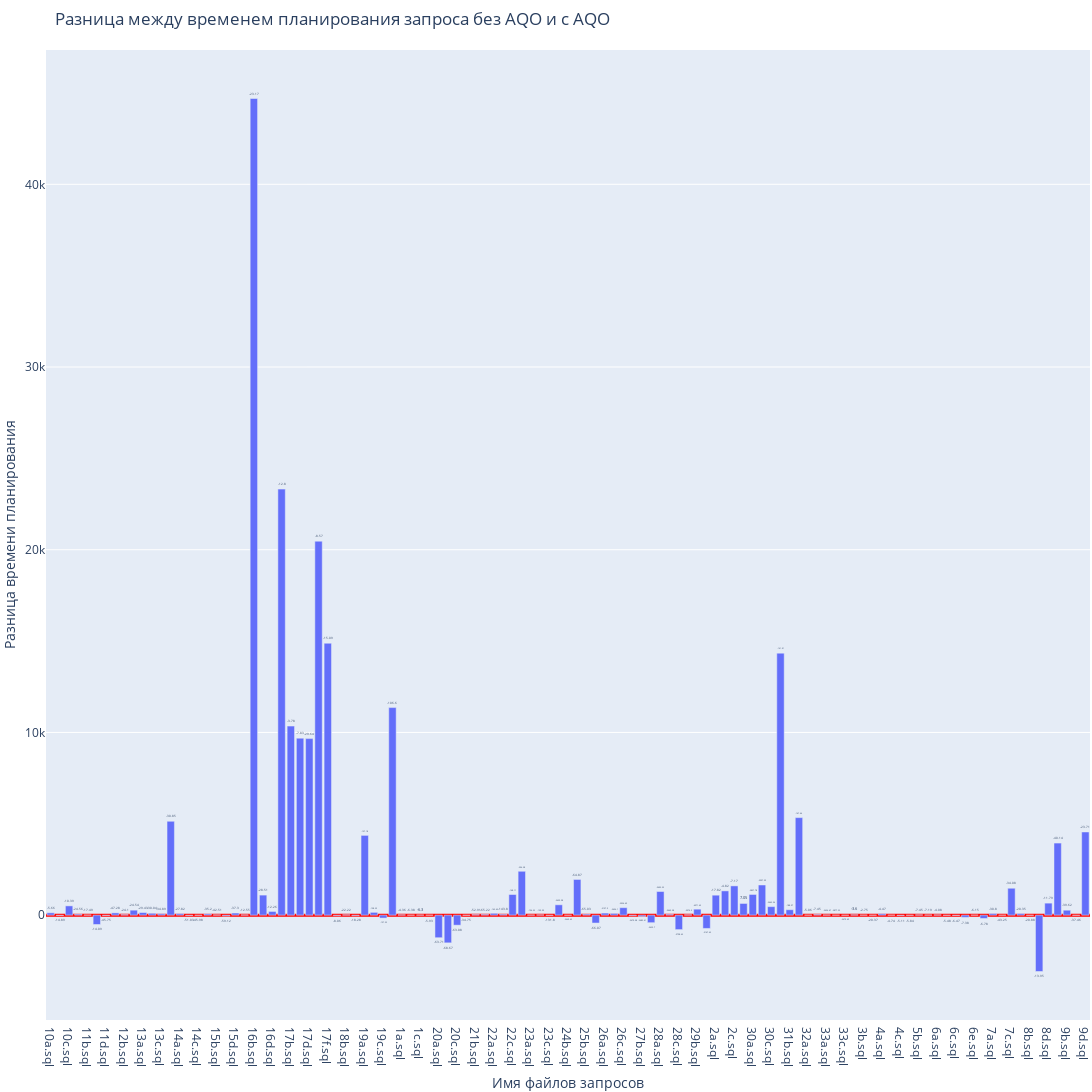

The code cell stored with this chart in its notebook:
### Code cell
fig = go.Figure()
fig.add_trace(go.Bar(x = ox, y = val_disable - val_control, text=round(df['plan_time_avg_disabled'] - df['plan_time_control'],2), textposition='outside'))
fig.update_yaxes(zeroline=True, zerolinewidth=3, zerolinecolor='red')
fig.update_layout(legend_orientation="h",
                  legend=dict(x=.5, xanchor="center"),
                  title="Разница между временем планирования запроса без AQO и с AQO",
                  xaxis_title="Имя файлов запросов",
                  yaxis_title="Разница времени планирования",
                  margin=dict(l=0, r=0, t=50, b=0))
fig.update_layout(width=3000, height = 1200)
fig.show()

### Figure 1 — Plotly figure (JSON) as saved in the notebook; plotly's stock layout.template omitted (floating-point values rounded to 4 significant figures)
{"data": [{"text": [-5.66, -14.89, -10.39, -24.56, -17.49, -14.09, -45.75, -47.28, -24.1, -24.54, -29.43, -30.04, -34.89, -30.85, -27.82, -51.03, -45.98, -35.2, -42.51, -59.12, -37.3, -12.55, -23.17, -28.51, -12.26, -12.8, -3.78, -7.83, -29.64, -8.57, -15.09, -8.06, -22.22, -18.28, -127.2, -138.2, -137.5, -106.6, -4.36, -6.38, -6.3, -5.93, -63.71, -68.67, -63.08, -34.75, -52.91, -65.22, -162.4, -143.8, -148.1, -206.3, -134.5, -130.0, -131.8, -2640.0, -2661.0, -64.87, -65.03, -66.07, -2158.0, -2436.0, -2024.0, -2670.0, -2482.0, -2624.0, -3403.0, -3464.0, -3798.0, -5076.0, -4972.0, -5147.0, -17.82, -4.82, -7.17, 7.05, -2838.0, -2997.0, -2463.0, -161.0, -189.0, -147.5, -5.06, -7.45, -2656.0, -2877.0, -2679.0, -3.6, -2.75, -20.37, -4.47, -4.74, -5.11, -5.84, -7.45, -7.19, -4.08, -5.48, -6.47, -7.38, -6.15, -6.78, -30.8, -43.25, -34.08, -20.35, -20.88, -13.95, -11.79, -40.14, -39.62, -37.46, -23.71], "textposition": "outside", "type": "bar", "x": ["10a.sql", "10b.sql", "10c.sql", "11a.sql", "11b.sql", "11c.sql", "11d.sql", "12a.sql", "12b.sql", "12c.sql", "13a.sql", "13b.sql", "13c.sql", "13d.sql", "14a.sql", "14b.sql", "14c.sql", "15a.sql", "15b.sql", "15c.sql", "15d.sql", "16a.sql", "16b.sql", "16c.sql", "16d.sql", "17a.sql", "17b.sql", "17c.sql", "17d.sql", "17e.sql", "17f.sql", "18a.sql", "18b.sql", "18c.sql", "19a.sql", "19b.sql", "19c.sql", "19d.sql", "1a.sql", "1b.sql", "1c.sql", "1d.sql", "20a.sql", "20b.sql", "20c.sql", "21a.sql", "21b.sql", "21c.sql", "22a.sql", "22b.sql", "22c.sql", "22d.sql", "23a.sql", "23b.sql", "23c.sql", "24a.sql", "24b.sql", "25a.sql", "25b.sql", "25c.sql", "26a.sql", "26b.sql", "26c.sql", "27a.sql", "27b.sql", "27c.sql", "28a.sql", "28b.sql", "28c.sql", "29a.sql", "29b.sql", "29c.sql", "2a.sql", "2b.sql", "2c.sql", "2d.sql", "30a.sql", "30b.sql", "30c.sql", "31a.sql", "31b.sql", "31c.sql", "32a.sql", "32b.sql", "33a.sql", "33b.sql", "33c.sql", "3a.sql", "3b.sql", "3c.sql", "4a.sql", "4b.sql", "4c.sql", "5a.sql", "5b.sql", "5c.sql", "6a.sql", "6b.sql", "6c.sql", "6d.sql", "6e.sql", "6f.sql", "7a.sql", "7b.sql", "7c.sql", "8a.sql", "8b.sql", "8c.sql", "8d.sql", "9a.sql", "9b.sql", "9c.sql", "9d.sql"], "y": [129.2, -19.94, 508.0, 55.68, 8.355, -510.8, -22.26, 124.2, 30.62, 273.7, 144.2, 101.6, 75.53, 5139.0, 82.27, -22.24, -8.503, 69.59, 14.57, -44.28, 116.4, 15.04, 44700.0, 1098.0, 203.3, 23320.0, 10350.0, 9688.0, 9663.0, 20470.0, 14880.0, -30.56, 19.84, -30.97, 4367.0, 153.2, -160.4, 11360.0, 18.68, 0.039, 9.275, -1.311, -1234.0, -1516.0, -548.7, -8.701, 31.39, 43.41, 99.51, 52.13, 1130.0, 2402.0, 10.13, 16.85, -12.13, 567.3, -2.964, 1954.0, 57.28, -430.9, 113.3, 94.79, 409.4, -33.28, -74.72, -411.4, 1295.0, 47.51, -790.6, 19.18, 327.2, -726.8, 1094.0, 1328.0, 1602, 640.7, 1133.0, 1651.0, 466.4, 14340.0, 297.4, 5339.0, 4.068, 40.14, 12.37, 3.298, -3.404, 19.07, 5.25, -1.829, 74.48, -0.358, -21.84, -7.63, 15.28, 9.976, 14.53, -9.379, -17.38, -121.0, 2.42, -181.3, 87.51, -0.716, 1473.0, 89.87, -7.357, -3083.0, 658.4, 3946.0, 271.2, -9.723, 4553.0]}], "layout": {"height": 1200, "legend": {"orientation": "h", "x": 0.5, "xanchor": "center"}, "margin": {"b": 0, "l": 0, "r": 0, "t": 50}, "title": {"text": "Разница между временем планирования запроса без AQO и с AQO"}, "width": 3000, "xaxis": {"autorange": true, "range": [-0.5, 112.5], "title": {"text": "Имя файлов запросов"}, "type": "category"}, "yaxis": {"autorange": true, "range": [-5738.0, 47350.0], "title": {"text": "Разница времени планирования"}, "type": "linear", "zeroline": true, "zerolinecolor": "red", "zerolinewidth": 3}}}
